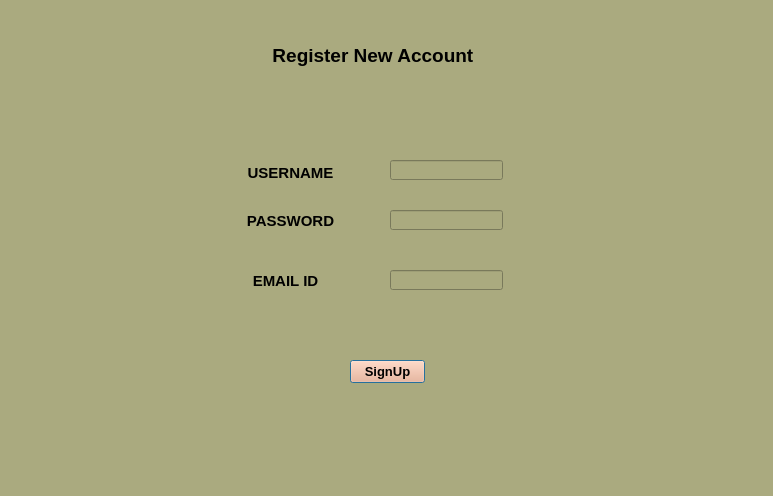
<?xml version="1.0" encoding="UTF-8"?>
<ui version="4.0">
 <class>Dialog</class>
 <widget class="QDialog" name="Dialog">
  <property name="geometry">
   <rect>
    <x>0</x>
    <y>0</y>
    <width>773</width>
    <height>496</height>
   </rect>
  </property>
  <property name="windowTitle">
   <string>Dialog</string>
  </property>
  <property name="styleSheet">
   <string notr="true">background-color: rgb(85, 255, 255);
background-color: rgb(170, 170, 127);</string>
  </property>
  <widget class="QLabel" name="label">
   <property name="geometry">
    <rect>
     <x>220</x>
     <y>40</y>
     <width>311</width>
     <height>31</height>
    </rect>
   </property>
   <property name="font">
    <font>
     <pointsize>14</pointsize>
     <weight>75</weight>
     <bold>true</bold>
    </font>
   </property>
   <property name="styleSheet">
    <string notr="true">border-color: rgb(255, 0, 0);
</string>
   </property>
   <property name="text">
    <string>Register New Account </string>
   </property>
   <property name="alignment">
    <set>Qt::AlignCenter</set>
   </property>
  </widget>
  <widget class="QPushButton" name="signup_pushButton_2">
   <property name="geometry">
    <rect>
     <x>350</x>
     <y>360</y>
     <width>75</width>
     <height>23</height>
    </rect>
   </property>
   <property name="font">
    <font>
     <pointsize>10</pointsize>
     <weight>75</weight>
     <bold>true</bold>
    </font>
   </property>
   <property name="styleSheet">
    <string notr="true">background-color: rgb(255, 170, 127);
border-right-color: qlineargradient(spread:pad, x1:0, y1:0, x2:1, y2:0, stop:0 rgba(0, 0, 0, 255), stop:1 rgba(255, 255, 255, 255));</string>
   </property>
   <property name="text">
    <string>SignUp</string>
   </property>
  </widget>
  <widget class="QLineEdit" name="uname_lineEdit">
   <property name="geometry">
    <rect>
     <x>390</x>
     <y>160</y>
     <width>113</width>
     <height>20</height>
    </rect>
   </property>
  </widget>
  <widget class="QLabel" name="USER_LABEL">
   <property name="geometry">
    <rect>
     <x>240</x>
     <y>162</y>
     <width>101</width>
     <height>21</height>
    </rect>
   </property>
   <property name="font">
    <font>
     <pointsize>11</pointsize>
     <weight>75</weight>
     <bold>true</bold>
    </font>
   </property>
   <property name="text">
    <string>USERNAME</string>
   </property>
   <property name="alignment">
    <set>Qt::AlignCenter</set>
   </property>
  </widget>
  <widget class="QLineEdit" name="pass_lineEdit_2">
   <property name="geometry">
    <rect>
     <x>390</x>
     <y>210</y>
     <width>113</width>
     <height>20</height>
    </rect>
   </property>
  </widget>
  <widget class="QLabel" name="PASS_LABEL">
   <property name="geometry">
    <rect>
     <x>240</x>
     <y>210</y>
     <width>101</width>
     <height>21</height>
    </rect>
   </property>
   <property name="font">
    <font>
     <pointsize>11</pointsize>
     <weight>75</weight>
     <bold>true</bold>
    </font>
   </property>
   <property name="text">
    <string>PASSWORD</string>
   </property>
   <property name="alignment">
    <set>Qt::AlignCenter</set>
   </property>
  </widget>
  <widget class="QLineEdit" name="email_lineEdit_3">
   <property name="geometry">
    <rect>
     <x>390</x>
     <y>270</y>
     <width>113</width>
     <height>20</height>
    </rect>
   </property>
  </widget>
  <widget class="QLabel" name="PASS_LABEL_2">
   <property name="geometry">
    <rect>
     <x>230</x>
     <y>270</y>
     <width>111</width>
     <height>21</height>
    </rect>
   </property>
   <property name="font">
    <font>
     <pointsize>11</pointsize>
     <weight>75</weight>
     <bold>true</bold>
    </font>
   </property>
   <property name="text">
    <string>EMAIL ID</string>
   </property>
   <property name="alignment">
    <set>Qt::AlignCenter</set>
   </property>
  </widget>
 </widget>
 <resources/>
 <connections/>
</ui>
